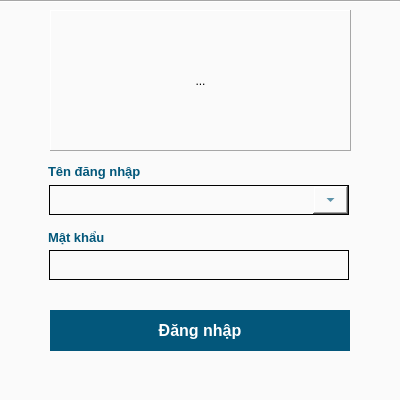
<?xml version="1.0" encoding="UTF-8"?>
<ui version="4.0">
 <class>FrmLogin</class>
 <widget class="QMainWindow" name="FrmLogin">
  <property name="windowModality">
   <enum>Qt::NonModal</enum>
  </property>
  <property name="geometry">
   <rect>
    <x>0</x>
    <y>0</y>
    <width>400</width>
    <height>400</height>
   </rect>
  </property>
  <property name="minimumSize">
   <size>
    <width>400</width>
    <height>400</height>
   </size>
  </property>
  <property name="maximumSize">
   <size>
    <width>400</width>
    <height>400</height>
   </size>
  </property>
  <property name="windowTitle">
   <string>Đăng nhập</string>
  </property>
  <property name="windowIcon">
   <iconset resource="../group.qrc">
    <normaloff>:/icon/group/iconLogin_off.jpg</normaloff>:/icon/group/iconLogin_off.jpg</iconset>
  </property>
  <property name="styleSheet">
   <string notr="true">background-color: rgb(212, 240, 252);
background-color: rgb(195, 223, 230);
background-color: rgb(250, 250, 250);</string>
  </property>
  <widget class="QWidget" name="centralwidget">
   <widget class="QPushButton" name="pushButton_Login">
    <property name="geometry">
     <rect>
      <x>50</x>
      <y>310</y>
      <width>300</width>
      <height>41</height>
     </rect>
    </property>
    <property name="font">
     <font>
      <pointsize>12</pointsize>
      <bold>true</bold>
     </font>
    </property>
    <property name="autoFillBackground">
     <bool>false</bool>
    </property>
    <property name="styleSheet">
     <string notr="true">QPushButton{
border: none;
background-color: rgb(0, 222, 99);
background-color: rgb(3, 87, 123);
	color: rgb(0, 85, 127);
color: rgb(255, 255, 255);
}</string>
    </property>
    <property name="text">
     <string>Đăng nhập</string>
    </property>
    <property name="iconSize">
     <size>
      <width>100</width>
      <height>20</height>
     </size>
    </property>
    <property name="shortcut">
     <string>Enter</string>
    </property>
    <property name="checkable">
     <bool>false</bool>
    </property>
    <property name="checked">
     <bool>false</bool>
    </property>
    <property name="autoDefault">
     <bool>true</bool>
    </property>
    <property name="default">
     <bool>false</bool>
    </property>
   </widget>
   <widget class="QLineEdit" name="lineEdit_Password">
    <property name="geometry">
     <rect>
      <x>49</x>
      <y>250</y>
      <width>300</width>
      <height>30</height>
     </rect>
    </property>
    <property name="font">
     <font>
      <pointsize>12</pointsize>
      <bold>false</bold>
     </font>
    </property>
    <property name="acceptDrops">
     <bool>true</bool>
    </property>
    <property name="autoFillBackground">
     <bool>false</bool>
    </property>
    <property name="styleSheet">
     <string notr="true">QLineEdit {
    border: 1px solid;
	color: rgb(2, 87, 122);
}</string>
    </property>
    <property name="text">
     <string extracomment="Mật khẩu"/>
    </property>
    <property name="frame">
     <bool>true</bool>
    </property>
    <property name="echoMode">
     <enum>QLineEdit::Password</enum>
    </property>
   </widget>
   <widget class="QComboBox" name="comboBox_Account">
    <property name="enabled">
     <bool>true</bool>
    </property>
    <property name="geometry">
     <rect>
      <x>49</x>
      <y>185</y>
      <width>300</width>
      <height>30</height>
     </rect>
    </property>
    <property name="font">
     <font>
      <pointsize>12</pointsize>
      <bold>true</bold>
      <kerning>true</kerning>
     </font>
    </property>
    <property name="styleSheet">
     <string notr="true">QComboBox {
    border: 1px solid;
	color: rgb(2, 87, 122);
}
QComboBox::drop-down {
    width:35px;
}
</string>
    </property>
    <property name="editable">
     <bool>true</bool>
    </property>
    <property name="frame">
     <bool>true</bool>
    </property>
   </widget>
   <widget class="QLabel" name="label">
    <property name="geometry">
     <rect>
      <x>48</x>
      <y>160</y>
      <width>161</width>
      <height>22</height>
     </rect>
    </property>
    <property name="font">
     <font>
      <pointsize>10</pointsize>
      <bold>true</bold>
     </font>
    </property>
    <property name="styleSheet">
     <string notr="true">color: rgb(13, 207, 200);
color: rgb(2, 87, 122);</string>
    </property>
    <property name="text">
     <string>Tên đăng nhập</string>
    </property>
   </widget>
   <widget class="QLabel" name="label_2">
    <property name="geometry">
     <rect>
      <x>48</x>
      <y>226</y>
      <width>111</width>
      <height>22</height>
     </rect>
    </property>
    <property name="font">
     <font>
      <pointsize>10</pointsize>
      <bold>true</bold>
     </font>
    </property>
    <property name="styleSheet">
     <string notr="true">color: rgb(2, 87, 122);</string>
    </property>
    <property name="text">
     <string>Mật khẩu</string>
    </property>
   </widget>
   <widget class="QFrame" name="frame">
    <property name="geometry">
     <rect>
      <x>50</x>
      <y>10</y>
      <width>301</width>
      <height>141</height>
     </rect>
    </property>
    <property name="frameShape">
     <enum>QFrame::Panel</enum>
    </property>
    <property name="frameShadow">
     <enum>QFrame::Raised</enum>
    </property>
    <widget class="QToolButton" name="toolButton">
     <property name="geometry">
      <rect>
       <x>1</x>
       <y>1</y>
       <width>299</width>
       <height>139</height>
      </rect>
     </property>
     <property name="text">
      <string>...</string>
     </property>
     <property name="icon">
      <iconset resource="../group.qrc">
       <normaloff>:/icon/group/khangthinh_logo.png</normaloff>:/icon/group/khangthinh_logo.png</iconset>
     </property>
     <property name="iconSize">
      <size>
       <width>300</width>
       <height>300</height>
      </size>
     </property>
     <property name="popupMode">
      <enum>QToolButton::DelayedPopup</enum>
     </property>
     <property name="autoRaise">
      <bool>true</bool>
     </property>
    </widget>
   </widget>
   <widget class="Line" name="line">
    <property name="geometry">
     <rect>
      <x>0</x>
      <y>0</y>
      <width>400</width>
      <height>3</height>
     </rect>
    </property>
    <property name="orientation">
     <enum>Qt::Horizontal</enum>
    </property>
   </widget>
  </widget>
 </widget>
 <tabstops>
  <tabstop>comboBox_Account</tabstop>
  <tabstop>lineEdit_Password</tabstop>
  <tabstop>pushButton_Login</tabstop>
 </tabstops>
 <resources>
  <include location="../group.qrc"/>
 </resources>
 <connections/>
</ui>
